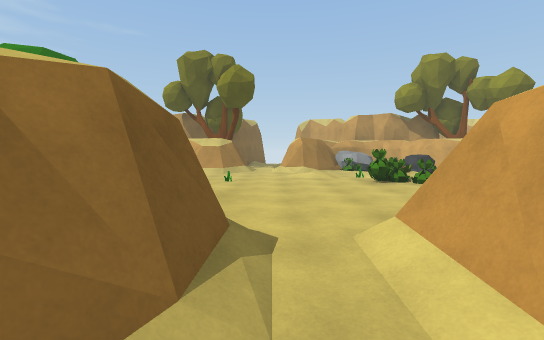
View 1 (above)

20 first-person views from a walk through a 3-D level made in the Unity game engine. The camera is 1.5 m above the floor, tilts 4° down and sees 90° across. The floor is counted in squares, 2 m on a side. Each view is taken from the middle of a square. On the plan, view 1 faces up. The plan holds only what a view shows up to about 10 squares ahead; the rest is blank. The place goes on beyond the plan. The player character is not drawn. Some animated figures are not drawn.

View 2
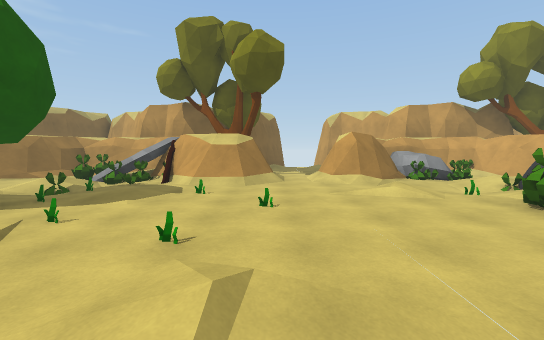

View 3
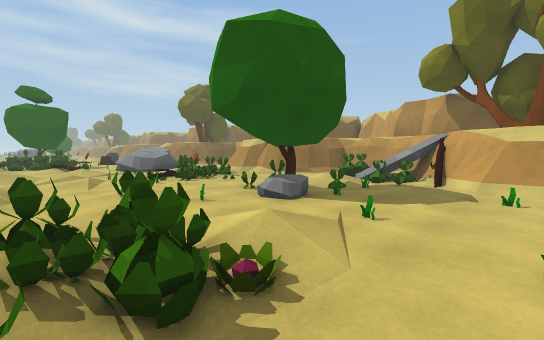

View 4
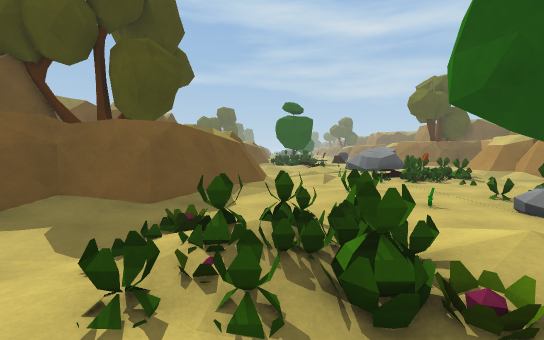

View 5
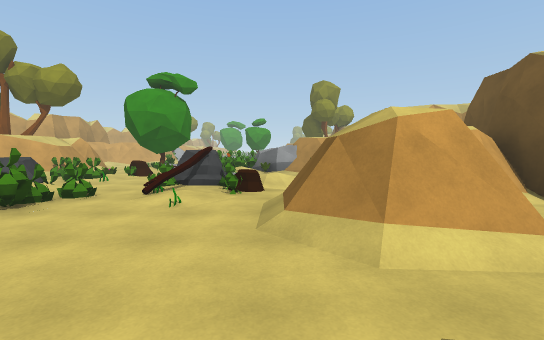

View 6
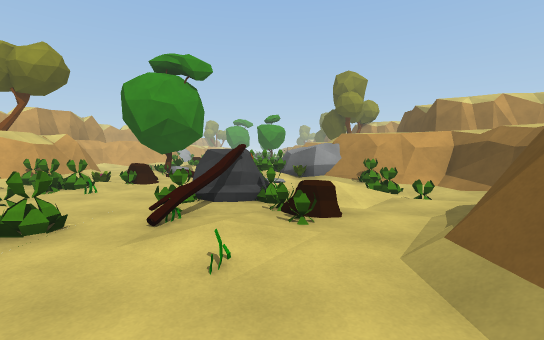

View 7
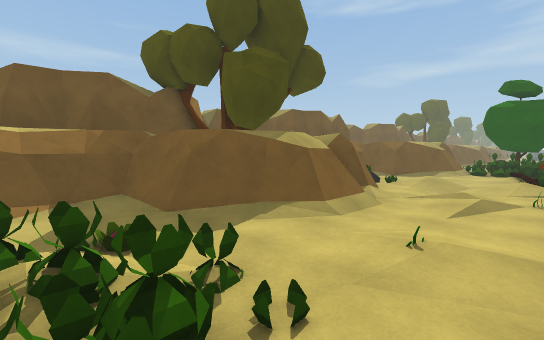

View 8
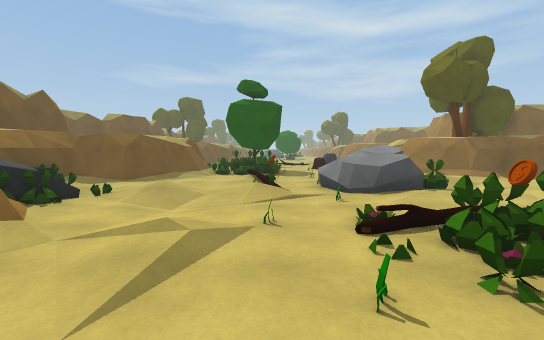

View 9
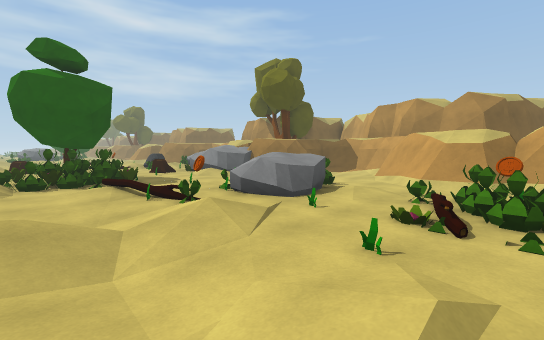

View 10
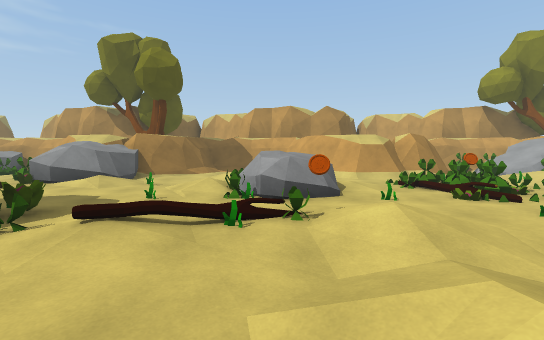

View 11
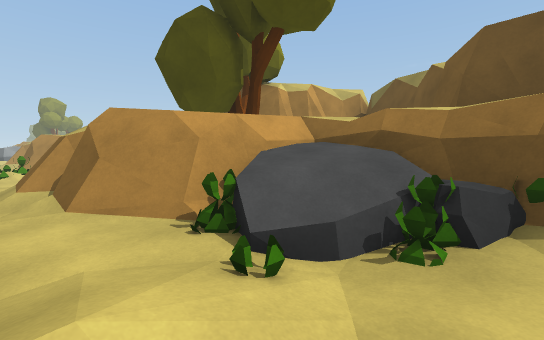

View 12
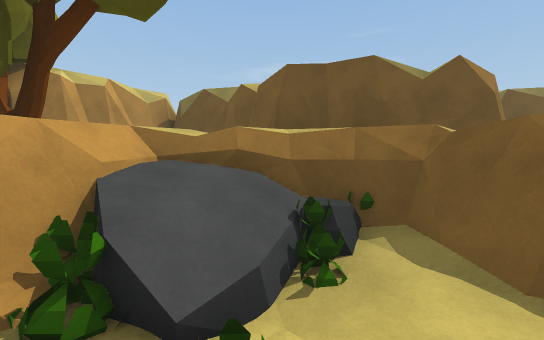

View 13
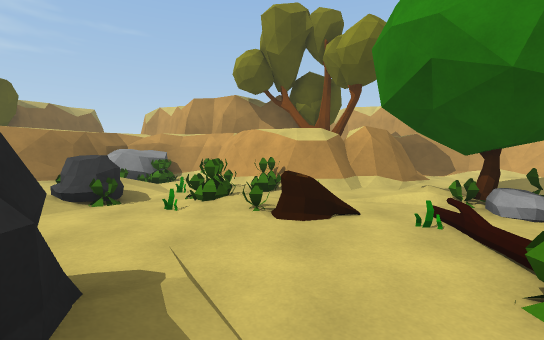

View 14
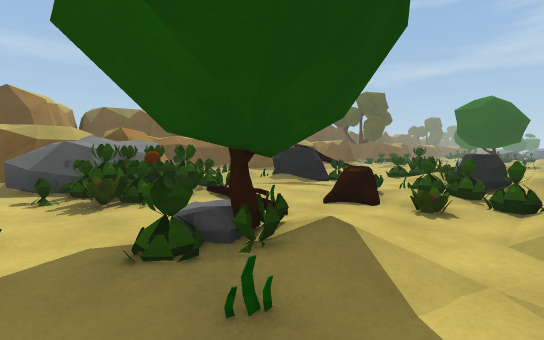

View 15
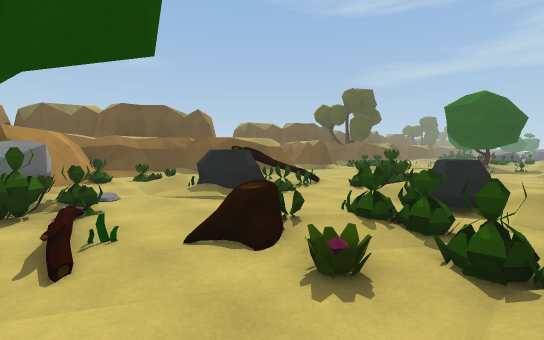

View 16
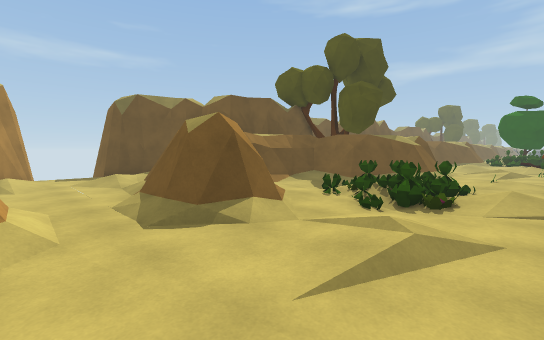

View 17
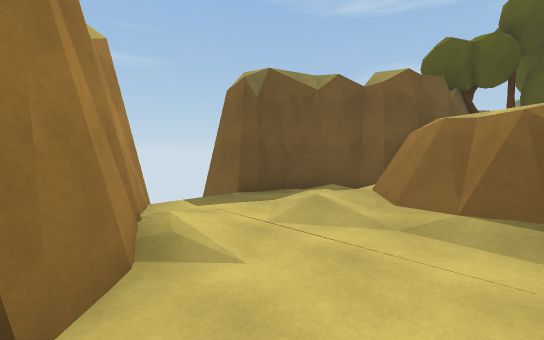

View 18
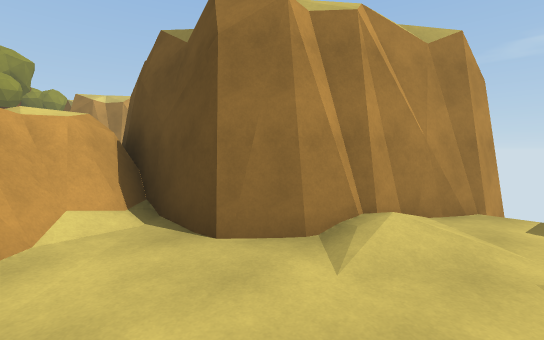

View 19
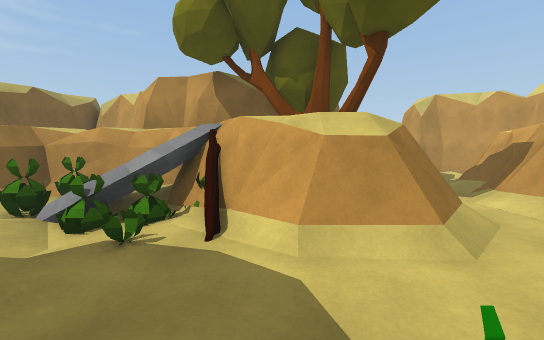

View 20
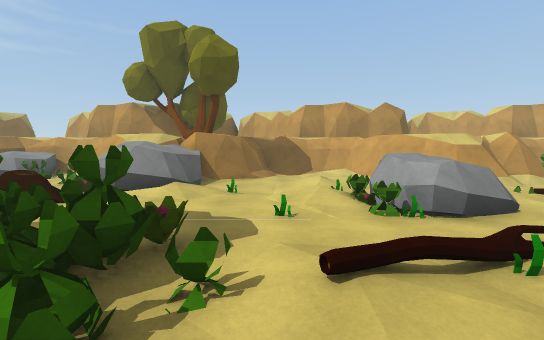

### Floor plan
Key: @ floor where view 1 was taken; # wall or solid block; x gap in a wall; . main floor; : floor 0.25 m higher than the main floor; - floor 0.25 m lower than the main floor; + floor 1.5 m higher than the main floor; * floor 2.25 m higher than the main floor; % floor 2.5 m higher than the main floor; / step, stairs or slope; = window, fence, low wall or low ledge; ^ raised ledge; v drop or lower ground; O other object.
Columns run from 17 left of view 1 to 11 right of it. Each row starts with its distance up from view 1.
 16         ###        ##
 15         #v#        /#
 14        ^v  ##     :/
 13       ## v#####  ./##
 12  ######  ##O## O..######   ##
 11  #/-.##  =.OO###=.##OO.##  #.
 10 ##.../####..OO#==.##OO./####.
  9 O..:..//O..:OO//.....OOOO/.O.
  8 /O.OO..OO.OOO..O../.OOOOOO:OO
  7 ...OOO.OOO.O.O..O..O.O.OO.OO.
  6 ..O.OOOOOO.OO.O.....OOO..O.O.
  5 OO..OO.OOO.O./.O....OOO/.OOOO
  4 :OO.O/../..OOOO./...OOOO.OOO.
  3 OO...:...//.OOO....//O.:..OO#
  2 #===.OO####/OOO##.###/.OO#=*=
  1   #=OOO= O##.-/##.####.O/#
  0    =O=+%OO ######@..^===##
 -1  vvvvx%vOO   # #/.../###=  v
 -2  ^^^^#   ##  #//:./#####   ^^
 -3      ## ##   ##:..##      #^
 -4       ###     ###v#       #
 -5         #       #v#

Where each view was taken, in squares from view 1:
view 1: 0 up, 0 right, facing up
view 2: 3 up, 1 left, facing up
view 3: 3 up, 2 left, facing up-left
view 4: 3 up, 2 left, facing left
view 5: 3 up, 1 left, facing right
view 6: 4 up, 1 right, facing right
view 7: 5 up, 4 left, facing down-left
view 8: 5 up, 7 left, facing left
view 9: 3 up, 9 left, facing up-left
view 10: 2 up, 13 left, facing up
view 11: 3 up, 13 left, facing down-right
view 12: 3 up, 12 left, facing down
view 13: 4 up, 7 right, facing up
view 14: 9 up, 11 right, facing down-left
view 15: 9 up, 9 right, facing down-left
view 16: 5 up, 1 right, facing down-left
view 17: 0 up, 2 right, facing down-left
view 18: 0 up, 0 right, facing down-right
view 19: 7 up, 3 left, facing up
view 20: 3 up, 15 left, facing up
